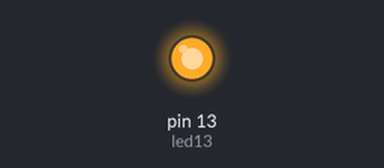
The sketch below on a simulated Arduino Uno, built with avr-gcc and run on an emulated ATmega328P. Parts: output pins drawn as LEDs (lit = HIGH).

Above: at 0.5 s.
At 3.9 s:
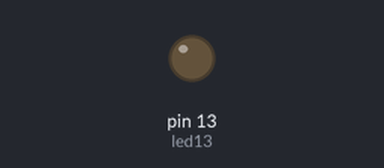
Timing chart, 0 to 5.5 s (numbered marks = the images above):
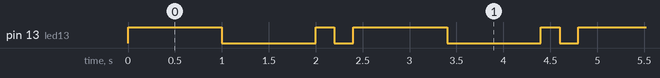

The sketch:

ders_1_led_hizli_yavas.ino
```cpp
// BU KOD MUCİT AKADEMİSİ İÇİN EMRE DEMİRÖZ HOCA TARAFINDAN HAZIRLANMIŞTIR.
// Ders 1 - LED Hizli ve Yavas
// Amac: LED'in once yavas, sonra hizli yanip sonmesini gormek.

int led13 = 13; // LED 13 numarali pine bagli.

void setup() {
  // LED pinini cikis olarak ayarliyoruz.
  pinMode(led13, OUTPUT);
}

void loop() {
  // LED yavas yanip soner.
  digitalWrite(led13, HIGH);
  delay(1000);
  digitalWrite(led13, LOW);
  delay(1000);

  // LED hizli yanip soner.
  digitalWrite(led13, HIGH);
  delay(200);
  digitalWrite(led13, LOW);
  delay(200);
}
```

Measured:
- by itself, pin 13 (led13): repeats every 2.4 s: LOW 1.0 s, HIGH 0.20 s, LOW 0.20 s, HIGH 1.0 s
- by itself, everything shown: repeats every 2.4 s, in 4 steps
